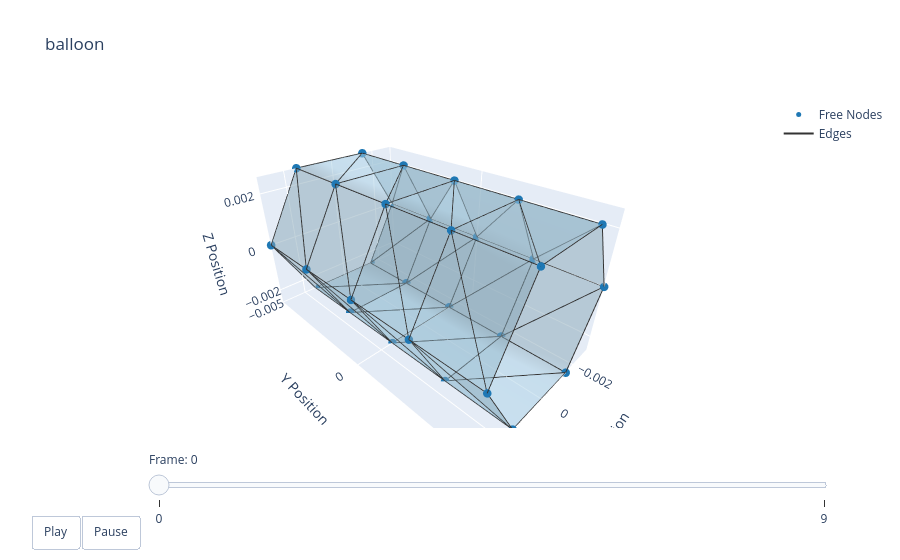

The code cell stored with this chart in its notebook:
### Code cell
t = np.arange(robot.sim_params.total_time, step=robot.sim_params.dt)
options = dismech.AnimationOptions(title='balloon', plot_step=10)

fig = dismech.get_interactive_animation_plotly(robot, t, qs, options)
fig.show()

### Figure 1 — Plotly figure (JSON) as saved in the notebook; plotly's stock layout.template omitted (floating-point values rounded to 4 significant figures; data arrays with more than 128 entries replaced by an {"elided": "..."} marker saying what was removed)
{"data": [{"marker": {"color": "#1f78b4", "size": 5}, "mode": "markers", "name": "Free Nodes", "type": "scatter3d", "x": [0.003, 0.003, 0.003, 0.003, 0.003, 0.0015, 0.0015, 0.0015, 0.0015, 0.0015, -0.0015, -0.0015, -0.0015, -0.0015, -0.0015, -0.003, -0.003, -0.003, -0.003, -0.003, -0.0015, -0.0015, -0.0015, -0.0015, -0.0015, 0.0015, 0.0015, 0.0015, 0.0015, 0.0015], "y": [-0.005, -0.0025, 0.0, 0.0025, 0.005, -0.005, -0.0025, 0.0, 0.0025, 0.005, -0.005, -0.0025, 0.0, 0.0025, 0.005, -0.005, -0.0025, 0.0, 0.0025, 0.005, -0.005, -0.0025, 0.0, 0.0025, 0.005, -0.005, -0.0025, 0.0, 0.0025, 0.005], "z": [0.0, 0.0, 0.0, 0.0, 0.0, 0.002598, 0.002598, 0.002598, 0.002598, 0.002598, 0.002598, 0.002598, 0.002598, 0.002598, 0.002598, 3.674e-19, 3.674e-19, 3.674e-19, 3.674e-19, 3.674e-19, -0.002598, -0.002598, -0.002598, -0.002598, -0.002598, -0.002598, -0.002598, -0.002598, -0.002598, -0.002598]}, {"marker": {"color": "#e31a1c", "size": 5}, "mode": "markers", "name": "Fixed Nodes", "type": "scatter3d", "x": [], "y": [], "z": []}, {"line": {"color": "#333333", "width": 2}, "mode": "lines", "name": "Edges", "type": "scatter3d", "x": {"elided": "234 float values"}, "y": {"elided": "234 float values"}, "z": {"elided": "234 float values"}}, {"color": "rgba(166, 206, 227, 0.7)", "i": [6, 8, 12, 21, 23, 29, 15, 26, 5, 11, 16, 17, 22, 7, 6, 12, 1, 1, 9, 3, 8, 14, 18, 11, 8, 16, 13, 12, 19, 14, 24, 24, 27, 27, 24, 29, 28, 23, 22, 17, 16, 21, 18, 27, 27, 26, 27, 26], "j": [5, 13, 7, 20, 18, 28, 16, 21, 1, 10, 15, 12, 18, 2, 10, 8, 5, 6, 4, 2, 4, 9, 14, 7, 3, 12, 8, 17, 18, 18, 23, 28, 2, 23, 19, 3, 2, 27, 21, 21, 20, 17, 13, 26, 22, 25, 1, 0], "k": [10, 9, 11, 25, 22, 3, 11, 25, 0, 15, 20, 16, 17, 6, 11, 7, 6, 2, 8, 7, 3, 13, 13, 6, 7, 11, 12, 13, 23, 19, 28, 29, 28, 22, 23, 4, 3, 28, 26, 22, 21, 16, 17, 1, 26, 0, 2, 1], "name": "Faces", "opacity": 0.7, "showscale": false, "type": "mesh3d", "x": [0.003, 0.003, 0.003, 0.003, 0.003, 0.0015, 0.0015, 0.0015, 0.0015, 0.0015, -0.0015, -0.0015, -0.0015, -0.0015, -0.0015, -0.003, -0.003, -0.003, -0.003, -0.003, -0.0015, -0.0015, -0.0015, -0.0015, -0.0015, 0.0015, 0.0015, 0.0015, 0.0015, 0.0015], "y": [-0.005, -0.0025, 0.0, 0.0025, 0.005, -0.005, -0.0025, 0.0, 0.0025, 0.005, -0.005, -0.0025, 0.0, 0.0025, 0.005, -0.005, -0.0025, 0.0, 0.0025, 0.005, -0.005, -0.0025, 0.0, 0.0025, 0.005, -0.005, -0.0025, 0.0, 0.0025, 0.005], "z": [0.0, 0.0, 0.0, 0.0, 0.0, 0.002598, 0.002598, 0.002598, 0.002598, 0.002598, 0.002598, 0.002598, 0.002598, 0.002598, 0.002598, 3.674e-19, 3.674e-19, 3.674e-19, 3.674e-19, 3.674e-19, -0.002598, -0.002598, -0.002598, -0.002598, -0.002598, -0.002598, -0.002598, -0.002598, -0.002598, -0.002598]}], "layout": {"scene": {"camera": {"eye": {"x": 1.225, "y": 1.225, "z": 1.0}}, "xaxis": {"range": [-0.003, 0.003], "title": {"text": "X Position"}}, "yaxis": {"range": [-0.005, 0.005], "title": {"text": "Y Position"}}, "zaxis": {"range": [-0.002598, 0.002598], "title": {"text": "Z Position"}}}, "sliders": [{"currentvalue": {"prefix": "Frame: "}, "steps": [{"args": [["0"], {"frame": {"duration": 50, "redraw": true}, "mode": "immediate"}], "label": "0", "method": "animate"}, {"args": [["1"], {"frame": {"duration": 50, "redraw": true}, "mode": "immediate"}], "label": "9", "method": "animate"}], "transition": {"duration": 0}, "x": 0.1, "y": 0}], "title": {"text": "balloon"}, "updatemenus": [{"buttons": [{"args": [null, {"frame": {"duration": 50, "redraw": true}, "fromcurrent": true}], "label": "Play", "method": "animate"}, {"args": [[null], {"frame": {"duration": 0, "redraw": true}, "mode": "immediate"}], "label": "Pause", "method": "animate"}], "direction": "left", "pad": {"r": 10, "t": 87}, "showactive": false, "type": "buttons", "x": 0.1, "xanchor": "right", "y": 0, "yanchor": "top"}]}}
